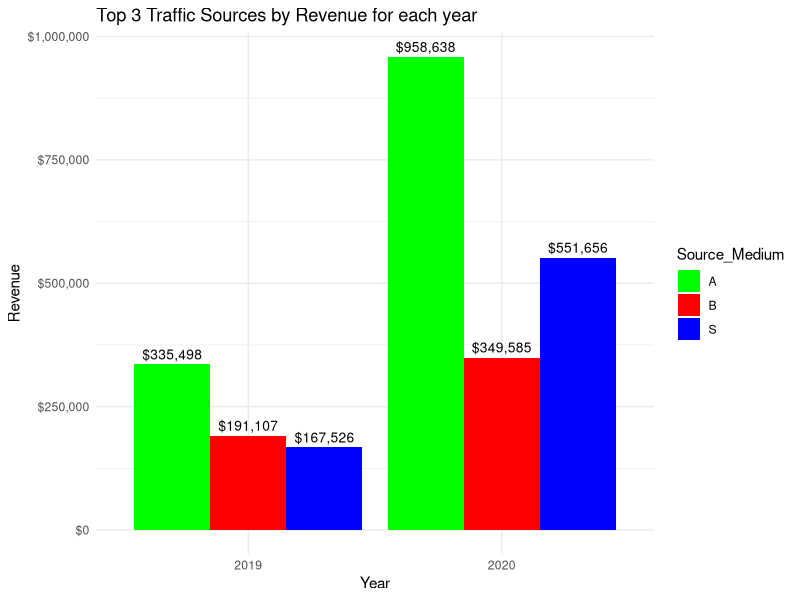
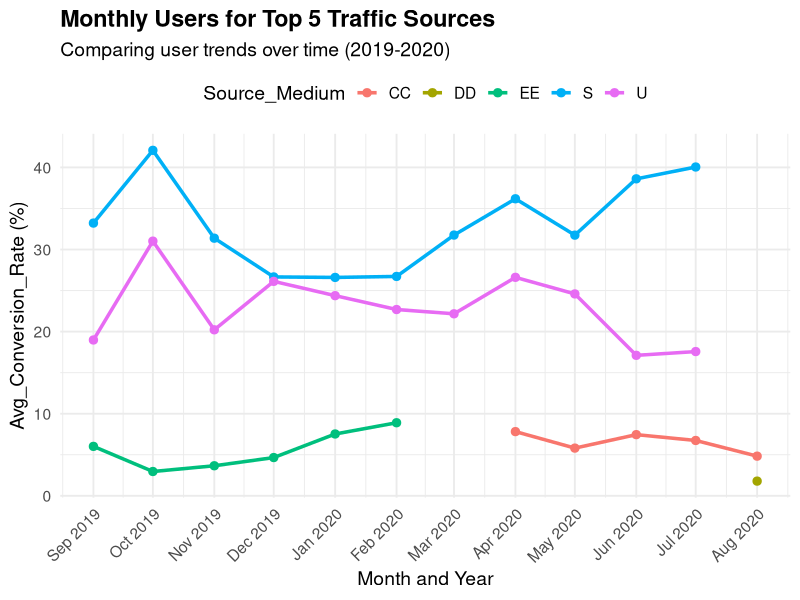
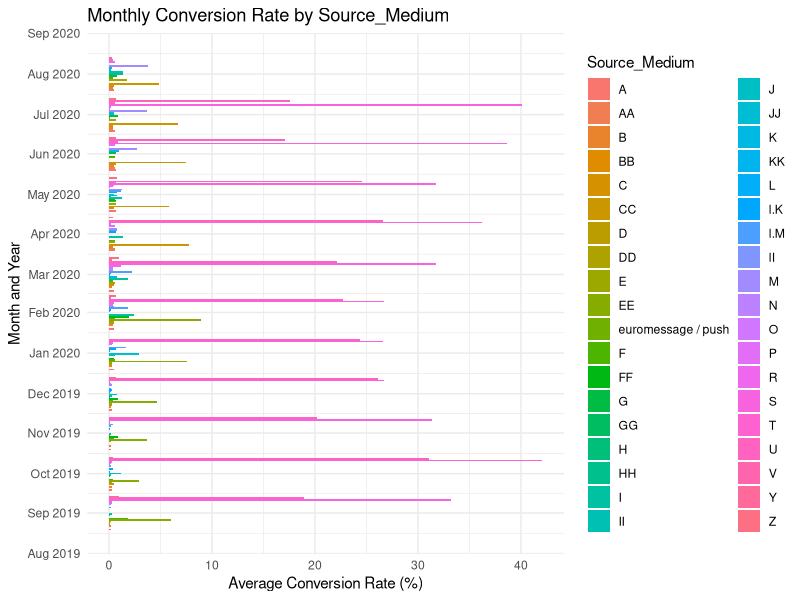

These figures' R source, in order: (Note: this script raises an error after producing the figures.)
## ---- chunk 1
# install.packages("psych")
library(tidyverse) 
library(GGally)
library(psych)
library(scales)
library(corrplot)
## ---- chunk 2
df <- read.csv("../data/Web Analytic_Dataset.csv", 
                encoding = 'latin1', 
                fileEncoding = 'latin1' )
head(df)
## ---- chunk 3
cat("The number of data points: ", dim(df)[1], "\n")
cat("The number of variables: ", dim(df)[-1])
## ---- chunk 4
colSums(is.na(df))
## ---- chunk 5
df <- df %>%
  rename(
    Source_Medium = `Source...Medium`,
    Year = `Year`,
    Month_of_the_year = `Month.of.the.year`,
    Users = `Users`,
    New_Users = `New.Users`,
    Sessions = `Sessions`,
    Bounce_Rate = `Bounce.Rate`,
    Pageviews = `Pageviews`,
    Avg_Session_Duration = `Avg..Session.Duration`,
    Conversion_Rate = `Conversion.Rate....`,
    Transactions = `Transactions`,
    Revenue = `Revenue`,
    Quantity_Sold = `Quantity.Sold`
  )
str(df)
## ---- chunk 6
cols_to_clean_commas <- c("Users", "New_Users", "Sessions", "Pageviews", "Revenue", "Quantity_Sold", "Transactions")
for(col in cols_to_clean_commas) {
  df[[col]] <- as.numeric(gsub(",", "", df[[col]]))
}
## ---- chunk 7
df <- df %>% 
  mutate(
    Bounce_Rate = as.numeric(sub("%", "", Bounce_Rate)) / 100,
    Conversion_Rate = ifelse(Conversion_Rate == "<0.01", "0", Conversion_Rate),
    Conversion_Rate = as.numeric(Conversion_Rate),
    Avg_Session_Duration = as.numeric(hms(Avg_Session_Duration))
  )
str(df)

## ---- chunk 8
# Group by Source_Medium and Year to get total revenue
revenue_by_source <- df %>%
  group_by(Source_Medium, Year) %>%
  summarise(Total_Revenue = sum(Revenue, na.rm = TRUE)) %>%
  ungroup()

# Find out the top 3 sources based on revenue
top_3_sources <- df %>%
  group_by(Source_Medium) %>%
  summarise(Grand_Total_Revenue = sum(Revenue, na.rm = TRUE)) %>%
  arrange(desc(Grand_Total_Revenue)) %>%
  slice_head(n = 3) %>%
  pull(Source_Medium)

revenue_by_source

## ---- chunk 9
# Filter the summary table for only the top 3 sources
top_3_revenue_table <- revenue_by_source %>%
  filter(Source_Medium %in% top_3_sources) %>%
  pivot_wider(names_from = Year, values_from = Total_Revenue, values_fill = 0)

top3_revenue <- df %>% filter(Source_Medium %in% top_3_sources) %>% group_by(Year, Source_Medium) %>% summarise(TotalRevenue = sum(Revenue), .groups = "drop")
top3_revenue

top_3_revenue_table

## ---- chunk 10
chart_data <- revenue_by_source %>%
  filter(Source_Medium %in% top_3_sources)

ggplot(chart_data, aes(x = factor(Year), y = Total_Revenue, fill = Source_Medium)) + 
  geom_bar(stat = "identity",position = "dodge") + 
  geom_text(
    aes(label = dollar(Total_Revenue, accuracy = 1)),
    position = position_dodge(width = 0.9), 
    vjust = -0.5,
    size = 3.5 
  ) +
  scale_fill_manual(values = c("green", "red", "blue")) + 
  scale_y_continuous(labels = dollar_format()) +
  labs( title = "Top 3 Traffic Sources by Revenue for each year", 
        x = "Year", 
        y = "Revenue", 
        fill = "Source_Medium" ) + theme_minimal()
## ---- chunk 11
device_summary <- df %>% 
  group_by(Source_Medium, Year, Month_of_the_year) %>%
  summarize(
    Total_Users = sum(Users, na.rm = TRUE),
    Total_New_Users = sum(New_Users, na.rm = TRUE),
    Avg_Conversion_Rate = mean(Conversion_Rate, na.rm = TRUE) 
  ) %>% 
  arrange(Source_Medium, Year, desc(Avg_Conversion_Rate))
device_summary
## ---- chunk 12
top_5_sources_by_conv <- df %>%
  group_by(Source_Medium) %>%
  summarise(Avg_Conversion_Rate = mean(Conversion_Rate, na.rm = TRUE)) %>%
  slice_max(order_by = Avg_Conversion_Rate, n = 5) %>%
  pull(Source_Medium)

line_chart_data <- df %>%
  filter(Source_Medium %in% top_5_sources_by_conv)

line_chart_data$YearMonth <- as.Date(paste(line_chart_data$Year, line_chart_data$Month_of_the_year, "01", sep = "-"), "%Y-%m-%d")

ggplot(line_chart_data, aes(x = YearMonth, y = Conversion_Rate, color = Source_Medium, group = Source_Medium)) +
  geom_line(linewidth = 1.2) +
  geom_point(size = 2.5) +  
  scale_x_date(date_breaks = "1 months", date_labels = "%b %Y") +
  labs(
    title = "Monthly Users for Top 5 Traffic Sources",
    subtitle = "Comparing user trends over time (2019-2020)",
    x = "Month and Year",
    y = "Avg_Conversion_Rate (%)",
    color = "Source_Medium"
  ) +
  theme_minimal(base_size = 14) +
  theme(
    legend.position = "top",
    axis.text.x = element_text(angle = 45, hjust = 1),
    plot.title = element_text(face = "bold")
  )
## ---- chunk 13
device_summary <- df %>% 
  group_by(Source_Medium, Year, Month_of_the_year) %>%
  summarize(
    Avg_Conversion_Rate = mean(Conversion_Rate, na.rm = TRUE) 
  ) %>% 
  arrange(Source_Medium, Year, desc(Avg_Conversion_Rate))

device_summary$YearMonth <- as.Date(paste(device_summary$Year, device_summary$Month_of_the_year, "01", sep = "-"), "%Y-%m-%d")

ggplot(device_summary, aes(x = YearMonth, y = Avg_Conversion_Rate, fill = Source_Medium)) + 
  geom_bar(stat = "identity", position = "dodge") + 
  coord_flip() + 
  scale_x_date(date_breaks = "1 month", date_labels = "%b %Y") + 
  labs(
    title = "Monthly Conversion Rate by Source_Medium",
    x = "Month and Year",
    y = "Average Conversion Rate (%)",
    fill = "Source_Medium"
  ) + 
  theme_minimal()
## ---- chunk 14
grouped_user
source_user_summary
## ---- chunk 15
source_user_summary <- df %>%
  group_by(Source_Medium) %>%
  summarise(
    Total_Users = sum(Users, na.rm = TRUE),
    Total_New_Users = sum(New_Users, na.rm = TRUE)
  ) %>%
  arrange(desc(Total_Users))

grouped_user <- source_user_summary %>%
  pivot_longer(c(Total_Users, Total_New_Users),
               names_to = "User_Type",
               values_to = "Count")

ggplot(grouped_user, aes(x = reorder(Source_Medium, -Count), y = Count, fill = User_Type)) +
  geom_bar(stat = "identity", position = "dodge") +
  scale_y_continuous(labels = label_comma()) +
  labs(title = "Total Users and New Users by Source/Medium",
       x = "Source/Medium",
       y = "Count") +
  scale_fill_manual(values = c("Total_Users" = "orange", "Total_New_Users" = "lightblue"),
                    labels = c("Total Users", "Total New Users")) +
  theme_minimal() +
  coord_flip()
## ---- chunk 16
df$YearMonth <- as.Date(paste(df$Year, df$Month_of_the_year, "01", sep = "-"), "%Y-%m-%d")

all_sources <- df %>%
  group_by(Source_Medium) %>%
  summarise(Avg_Conversion_Rate = mean(Conversion_Rate, na.rm = TRUE)) %>%
  arrange(desc(Avg_Conversion_Rate)) %>%
  slice_head(n = 40) %>%
  pull(Source_Medium)

top_20_sources <- all_sources[1:20]
next_20_sources <- all_sources[21:40]

top_20_data <- df %>% filter(Source_Medium %in% top_20_sources)
next_20_data <- df %>% filter(Source_Medium %in% next_20_sources)

top_20_data
next_20_data
## ---- chunk 17
distinct_colors <- c("#e6194B", "#3cb44b", "#ffe119", "#4363d8", "#f58231", "#911eb4", "#42d4f4", "#f032e6", 
  "#bcf60c", "#fabebe", "#008080", "#e6beff", "#9A6324", "#fffac8", "#800000", "#aaffc3", 
  "#808000", "#ffd8b1", "#000075", "#a9a9a9")

ggplot(top_20_data, aes(x = YearMonth, y = Conversion_Rate, color = Source_Medium, group = Source_Medium)) +
  geom_line(linewidth = 1.2) +
  geom_point(size = 2.5) +  
  scale_x_date(date_breaks = "1 months", date_labels = "%b %Y") +
  scale_color_manual(values = distinct_colors_1) +
  labs(
    title = "Monthly Conversion Rate for Top 1-20 Sources",
    subtitle = "Comparing user trends for the highest performers (2019-2020)",
    x = "Month and Year",
    y = "Conversion Rate (%)",
    color = "Source / Medium"
  ) +
  theme_minimal(base_size = 14) +
  theme(
    legend.position = "right",
    axis.text.x = element_text(angle = 45, hjust = 1),
    plot.title = element_text(face = "bold")
  )
## ---- chunk 18
ggplot(next_20_data, aes(x = YearMonth, y = Conversion_Rate, color = Source_Medium, group = Source_Medium)) +
  geom_line(linewidth = 1.2) +
  geom_point(size = 2.5) +  
  scale_x_date(date_breaks = "1 months", date_labels = "%b %Y") +
  scale_color_manual(values = distinct_colors) + 
  labs(
    title = "Monthly Conversion Rate for Top 21-38 Sources",
    subtitle = "Comparing user trends for the highest performers (2019-2020)",
    x = "Month and Year",
    y = "Conversion Rate (%)",
    color = "Source / Medium"
  ) +
  theme_minimal(base_size = 14) +
  theme(
    legend.position = "right",
    axis.text.x = element_text(angle = 45, hjust = 1),
    plot.title = element_text(face = "bold")
  )
## ---- chunk 19
relationship_df <- df %>%
  select(Bounce_Rate, Conversion_Rate, Transactions, Revenue)
# Calculate the correlation matrix
correlation_matrix <- cor(relationship_df, use = "complete.obs")

correlation_matrix
## ---- chunk 20
corrplot(correlation_matrix,
         method = "color",
         type = "full",
         addCoef.col = "black", 
         tl.col = "black",      
         tl.srt = 45,  
         tl.cex = 0.8,
         main = "Correlation Heatmap of Key Metrics",
         mar = c(0,0,1,0))
## ---- chunk 21
# Bounce Rate vs Conversion Rate
ggplot(relationship_df, aes(x = Bounce_Rate, y = Conversion_Rate )) +
  geom_point(color = "blue") +
  geom_smooth(method = "lm",color = "black", se = FALSE ) + 
  labs(
    title = "Relationship between Bounce Rate and Conversion Rate",
    x = "Bounce_Rate",
    y = "Conversion_Rate"
  ) + theme_minimal()

## ---- chunk 22
# Conversion Rate vs Transactions
ggplot(relationship_df, aes(x = Conversion_Rate, y = Transactions )) +
  geom_point(color = "green") +
  geom_smooth(method = "lm",color = "black", se = FALSE ) + 
  labs(
    title = "Relationship between Conversion Rate and Transactions",
    x = "Conversion_Rate",
    y = "Transactions"
  ) + theme_minimal()
## ---- chunk 23
# Transactions vs Revenue
ggplot(relationship_df, aes(x = Transactions, y = Revenue)) +
  geom_point(color = "red") +
  geom_smooth(method = "lm", color = "black", se = FALSE) + 
  labs(
    title = "Relationship between Transactions and Revenue",
    x = "Transactions",
    y = "Revenue"
  ) +
  theme_minimal()
## ---- chunk 24
# Bounce_rate vs Revenue
ggplot(relationship_df, aes(x = Bounce_Rate, y = Revenue )) +
  geom_point(color = "dodgerblue") +
  geom_smooth(method = "lm",color = "black", se = FALSE ) + 
  labs(
    title = "Relationship between Bounce Rate and Revenue",
    x = "Bounce_Rate",
    y = "Revenue"
  ) + theme_minimal()
## ---- chunk 25
# Conversion_Rate vs Revenue
ggplot(relationship_df, aes(x = Conversion_Rate, y = Revenue )) +
  geom_point(color = "purple") +
  geom_smooth(method = "lm",color = "black", se = FALSE ) + 
  labs(
    title = "Relationship between Conversion Rate and Revenue",
    x = "Conversion_Rate",
    y = "Revenue"
  ) + theme_minimal()
## ---- chunk 26
ggplot(relationship_df, aes(x = Bounce_Rate, y = Transactions )) +
  geom_point(color = "darkgreen") +
  geom_smooth(method = "lm",color = "black", se = FALSE ) + 
  labs(
    title = "Relationship between Bounce Rate and Transactions",
    x = "Bounce_Rate",
    y = "Transactions"
  ) + theme_minimal()
